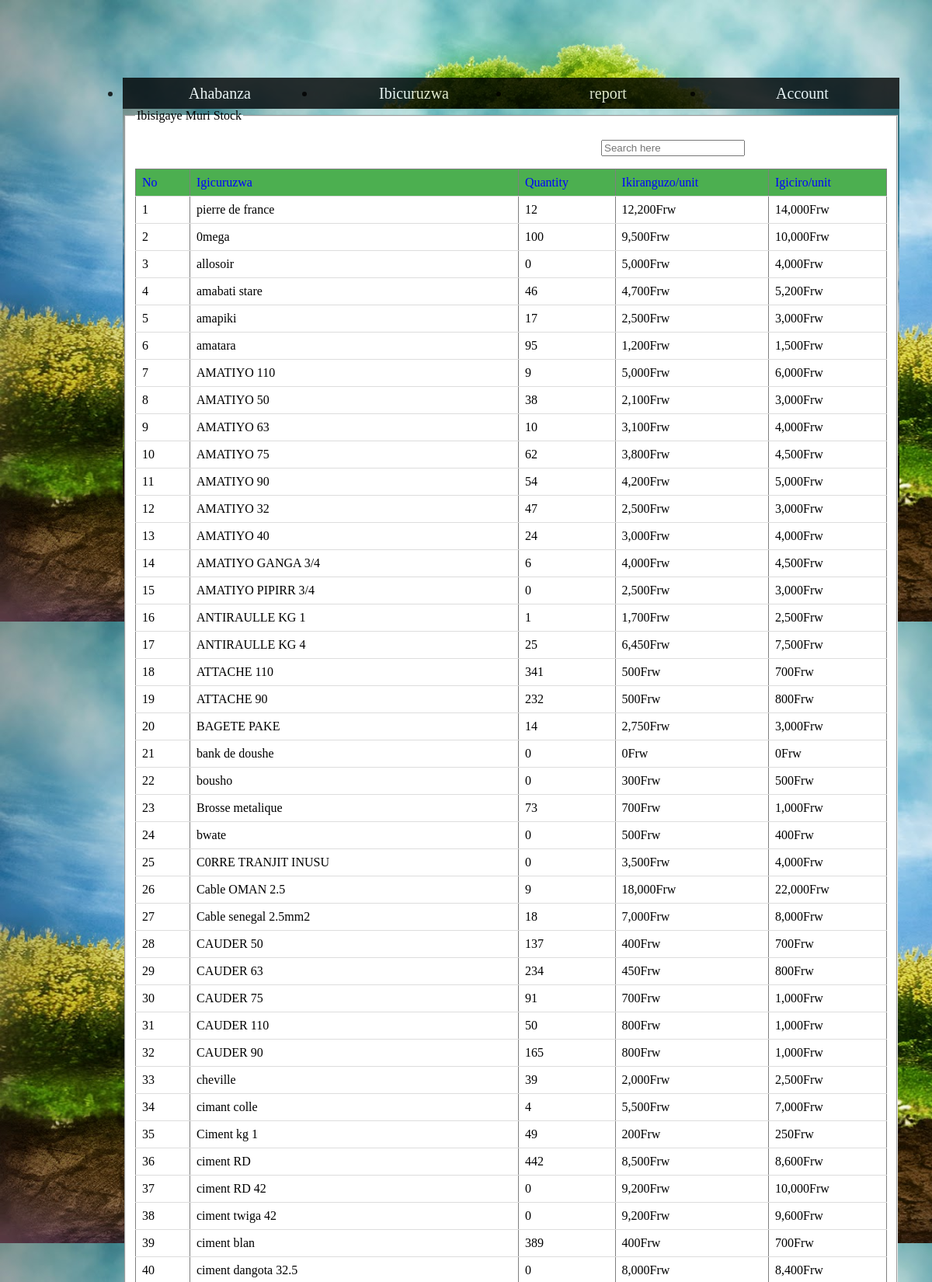
Page /cashier/index.php?view_report (signed in, upper part) on the committed database.
### tables this page shows
CREATE TABLE `new_stock` (
  `id` int(10) NOT NULL,
  `prod_name` varchar(255) NOT NULL,
  `selling_price` double NOT NULL,
  `original_price` double NOT NULL,
  `quantiy` double NOT NULL,
  `min_qty` int(10) NOT NULL
);

### cashier/sell_stock.php (the view, shortened to what this page needs)
<html>
<head>
</head>
<body >
<fieldset style="background-color:white;">
<legend>Ibisigaye  Muri Stock</legend>
<p style="margin-left:600px;">
<input type="text" Placeholder="Search here"onkeyup="autoFetchStock(this.value)"/> &nbsp &nbsp
</p>
<div id="result">
<table border="1">
<tr style=" font-family:COMIC SANS MS;color:blue;background-color:#4CAF50;">
<td>No</td>
<td>Igicuruzwa</td><td>Quantity</td><td>Ikiranguzo/unit</td><td>Igiciro/unit</td></tr>
<?php
include"include/connnect.php";
$sel="select * from new_stock  order by prod_name";
$run_sel=mysqli_query($con,$sel);
	$count=1;
 while($row_prod=mysqli_fetch_array($run_sel)){
	$name=$row_prod['prod_name'];
	$quantity=$row_prod['quantiy'];
	$price=$row_prod['selling_price'];
	$org_price=$row_prod['original_price'];
	?>
	<tr id="data"><td><?php echo $count; $count++;  ?></td>
<td><?php echo $name;  ?></td><td><?php echo number_format($quantity);  ?></td><td><?php echo number_format($org_price).'Frw'; ?></td><td><?php echo number_format($price).'Frw';  ?></td>
</tr>
<?php
 }
?>
</table>
</div>
</fieldset>
</body>
<html>

### cashier/style.css (style rules this page uses)
body { background-image:url(images/green.jpg); background-size:cover; }

### cashier/sell_stock.php (style rules this page uses)
table { border-collapse: collapse; width: 100%; }
th, td { padding: 8px; text-align: left; border-bottom: 1px solid #ddd; }

### rows in the picture
new_stock: prod_name "pierre de france", quantiy "12", original_price "12,200", selling_price "14,000"
new_stock: prod_name "0mega", quantiy "100", original_price "9,500", selling_price "10,000"
new_stock: prod_name "allosoir", quantiy "0", original_price "5,000", selling_price "4,000"
new_stock: prod_name "amabati stare", quantiy "46", original_price "4,700", selling_price "5,200"
new_stock: prod_name "amapiki", quantiy "17", original_price "2,500", selling_price "3,000"
new_stock: prod_name "amatara", quantiy "95", original_price "1,200", selling_price "1,500"
new_stock: prod_name "AMATIYO 110", quantiy "9", original_price "5,000", selling_price "6,000"
new_stock: prod_name "AMATIYO 50", quantiy "38", original_price "2,100", selling_price "3,000"
new_stock: prod_name "AMATIYO 63", quantiy "10", original_price "3,100", selling_price "4,000"
new_stock: prod_name "AMATIYO 75", quantiy "62", original_price "3,800", selling_price "4,500"
new_stock: prod_name "AMATIYO 90", quantiy "54", original_price "4,200", selling_price "5,000"
new_stock: prod_name "AMATIYO 32", quantiy "47", original_price "2,500", selling_price "3,000"
new_stock: prod_name "AMATIYO 40", quantiy "24", original_price "3,000", selling_price "4,000"
new_stock: prod_name "AMATIYO GANGA 3/4", quantiy "6", original_price "4,000", selling_price "4,500"
new_stock: prod_name "AMATIYO PIPIRR 3/4", quantiy "0", original_price "2,500", selling_price "3,000"
new_stock: prod_name "ANTIRAULLE KG 1", quantiy "1", original_price "1,700", selling_price "2,500"
new_stock: prod_name "ANTIRAULLE KG 4", quantiy "25", original_price "6,450", selling_price "7,500"
new_stock: prod_name "ATTACHE 110", quantiy "341", original_price "500", selling_price "700"
new_stock: prod_name "ATTACHE 90", quantiy "232", original_price "500", selling_price "800"
new_stock: prod_name "BAGETE PAKE", quantiy "14", original_price "2,750", selling_price "3,000"
new_stock: prod_name "bank de doushe", quantiy "0", original_price "0", selling_price "0"
new_stock: prod_name "bousho", quantiy "0", original_price "300", selling_price "500"
new_stock: prod_name "Brosse metalique", quantiy "73", original_price "700", selling_price "1,000"
new_stock: prod_name "bwate", quantiy "0", original_price "500", selling_price "400"
new_stock: prod_name "C0RRE TRANJIT INUSU", quantiy "0", original_price "3,500", selling_price "4,000"
new_stock: prod_name "Cable OMAN 2.5", quantiy "9", original_price "18,000", selling_price "22,000"
new_stock: prod_name "Cable senegal 2.5mm2", quantiy "18", original_price "7,000", selling_price "8,000"
new_stock: prod_name "CAUDER 50", quantiy "137", original_price "400", selling_price "700"
new_stock: prod_name "CAUDER 63", quantiy "234", original_price "450", selling_price "800"
new_stock: prod_name "CAUDER 75", quantiy "91", original_price "700", selling_price "1,000"
new_stock: prod_name "CAUDER 110", quantiy "50", original_price "800", selling_price "1,000"
new_stock: prod_name "CAUDER 90", quantiy "165", original_price "800", selling_price "1,000"
new_stock: prod_name "cheville", quantiy "39", original_price "2,000", selling_price "2,500"
new_stock: prod_name "cimant colle", quantiy "4", original_price "5,500", selling_price "7,000"
new_stock: prod_name "Ciment kg 1", quantiy "49", original_price "200", selling_price "250"
new_stock: prod_name "ciment RD", quantiy "442", original_price "8,500", selling_price "8,600"
new_stock: prod_name "ciment RD 42", quantiy "0", original_price "9,200", selling_price "10,000"
new_stock: prod_name "ciment twiga 42", quantiy "0", original_price "9,200", selling_price "9,600"
new_stock: prod_name "ciment blan", quantiy "389", original_price "400", selling_price "700"
new_stock: prod_name "ciment dangota 32.5", quantiy "0", original_price "8,000", selling_price "8,400"
